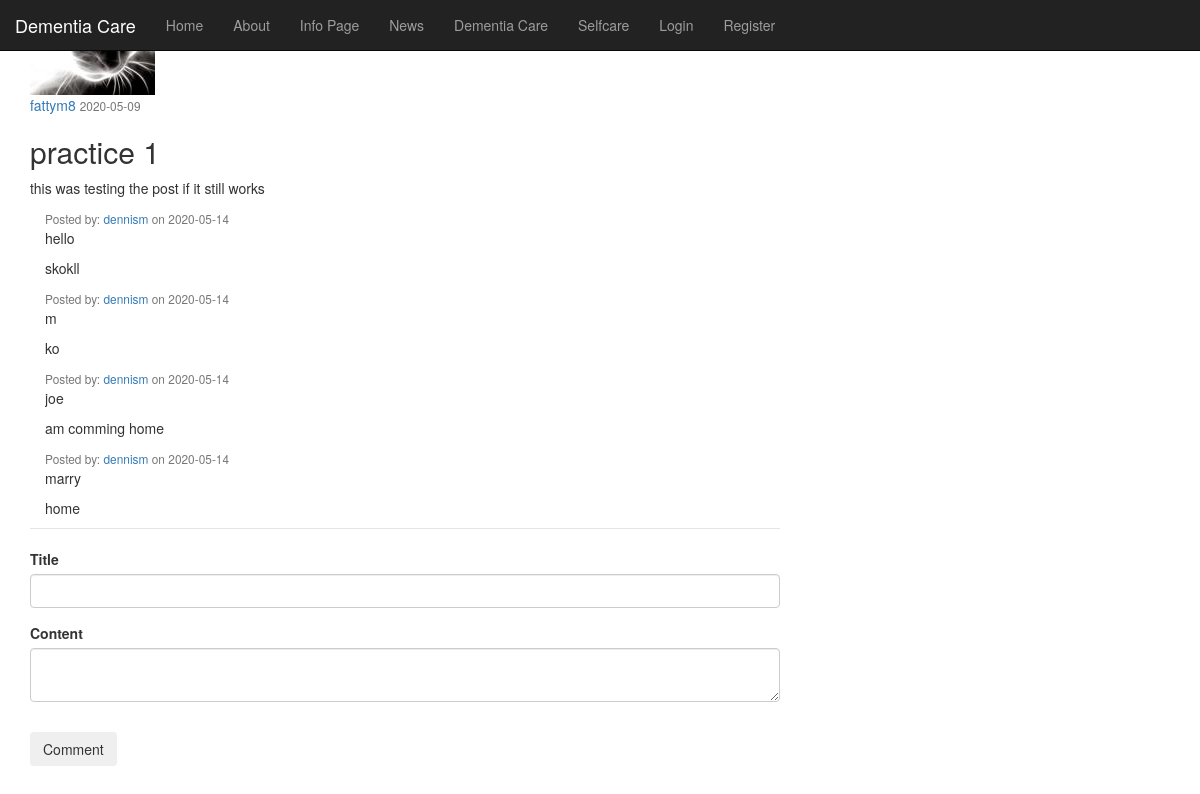
Screenshot of /post/3 with the database file from the repository.
### flask3/models.py (models this page shows, shortened)
class User(db.Model,UserMixin):
    id = db.Column(db.Integer, primary_key=True)
    username = db.Column(db.String(20), unique=True, nullable=False)
    email = db.Column(db.String(120), unique=True, nullable=False)
    image_file = db.Column(db.String(20), nullable=False, default='default.jpg')
    password = db.Column(db.String(60), nullable=False)
    posts = db.relationship('Post', backref='author', lazy=True)
    comments = db.relationship('Comment', backref='author', lazy=True)

class Post(db.Model):
    id = db.Column(db.Integer, primary_key=True)
    title = db.Column(db.String(100), nullable=False)
    date_posted = db.Column(db.DateTime, nullable=False, default=datetime.utcnow)
    content = db.Column(db.Text, nullable=False)
    user_id = db.Column(db.Integer, db.ForeignKey('user.id'), nullable=False)

class Comment(db.Model):
    id = db.Column(db.Integer, primary_key=True)
    title = db.Column(db.String(100), nullable=False)
    date_posted = db.Column(db.DateTime, nullable=False, default=datetime.utcnow)
    content = db.Column(db.Text, nullable=False)
    user_id = db.Column(db.Integer, db.ForeignKey('user.id'), nullable=False)

### flask3/routes.py (the view)
@app.route("/post/<int:post_id>", methods=["POST", "GET"])
def post(post_id):
    post = Post.query.get_or_404(post_id)
    comments = Comment.query.all()
    form = CommentForm()
    if form.validate_on_submit():
        comments = Comment(title=form.title.data,content=form.content.data, author=current_user)
        db.session.add(comments)
        db.session.commit()
        flash('Your comment has been created!', 'success')
        return redirect(url_for('home'))
    return render_template('post.html', title=post.title, post=post, form=form, comments=comments)

### flask3/forms.py
class CommentForm(FlaskForm):
    title = StringField('Title', validators=[DataRequired()])
    content = TextAreaField('Content', validators=[DataRequired()])
    submit = SubmitField('Comment')

### flask3/templates/post.html (shortened to what this page needs)
{% extends 'bootstrap/base.html' %}
{% block navbar %}
{% include 'navbar.html' %}
<main role="main" class="container">
  <div class="row">
    <div class="col-md-8">
<article class="media content-section">
  <div class="media-body">
    <div class="article-metadata">
      <a class="mr-2" href="#">{{ post.author.username }}</a>
      <small class="text-muted">{{ post.date_posted.strftime('%Y-%m-%d') }}</small>
    </div>
    <h2 class="article-title">{{ post.title }}</h2>
    <p class="article-content">{{ post.content }}</p>
  </div>
</article>
<div>
  {% for comment in comments %}
  <div class="container mt-2 mb-3">
    <div class="">
      <div class="media-body">
        <div class="article-metadata">
          <small class="text-muted">Posted by:
            <a href="">{{ comment.author.username }}</a>
            on {{ comment.date_posted.strftime('%Y-%m-%d') }}</small>
        </div>
        <p class="article-content">{{ comment.title }}</p>
        <p class="article-content">{{ comment.content }}</p>
      </div>
    </div>
  </div>
  {% endfor %}
</div>
<div class="content-section">
  <form method="POST" action="">
      <fieldset class="form-group">
          <legend class="border-bottom mb-4">{{ legend }}</legend>
          <div class="form-group">
              {{ form.title.label(class="form-control-label") }}
              {% if form.title.errors %}
                  {{ form.title(class="form-control form-control-lg is-invalid") }}
                  <div class="invalid-feedback">
                      {% for error in form.title.errors %}
                          <span>{{ error }}</span>
                      {% endfor %}
                  </div>
              {% else %}
                  {{ form.title(class="form-control form-control-lg") }}
              {% endif %}
          </div>
          <div class="form-group">
              {{ form.content.label(class="form-control-label") }}
              {% if form.content.errors %}
                  {{ form.content(class="form-control form-control-lg is-invalid") }}
                  <div class="invalid-feedback">
                      {% for error in form.content.errors %}
                          <span>{{ error }}</span>
                      {% endfor %}
                  </div>
              {% else %}
                  {{ form.content(class="form-control form-control-lg") }}
              {% endif %}
          </div>
      </fieldset>
      <div class="form-group">
          {{ form.submit(class="btn btn-outline-info") }}
      </div>
  </form>
</div>
    </div>
  </div>
</main>
{% endblock %}

### rows the page displays
User: author.username "fattym8"
Post: date_posted "2020-05-09", title "practice 1", content "this was testing the post if it still works"
Comment: author.username "dennism", date_posted "2020-05-14", title "hello", content "skokll"
Comment: author.username "dennism", date_posted "2020-05-14", title "m", content "ko"
Comment: author.username "dennism", date_posted "2020-05-14", title "joe", content "am comming home"
Comment: author.username "dennism", date_posted "2020-05-14", title "marry", content "home"
